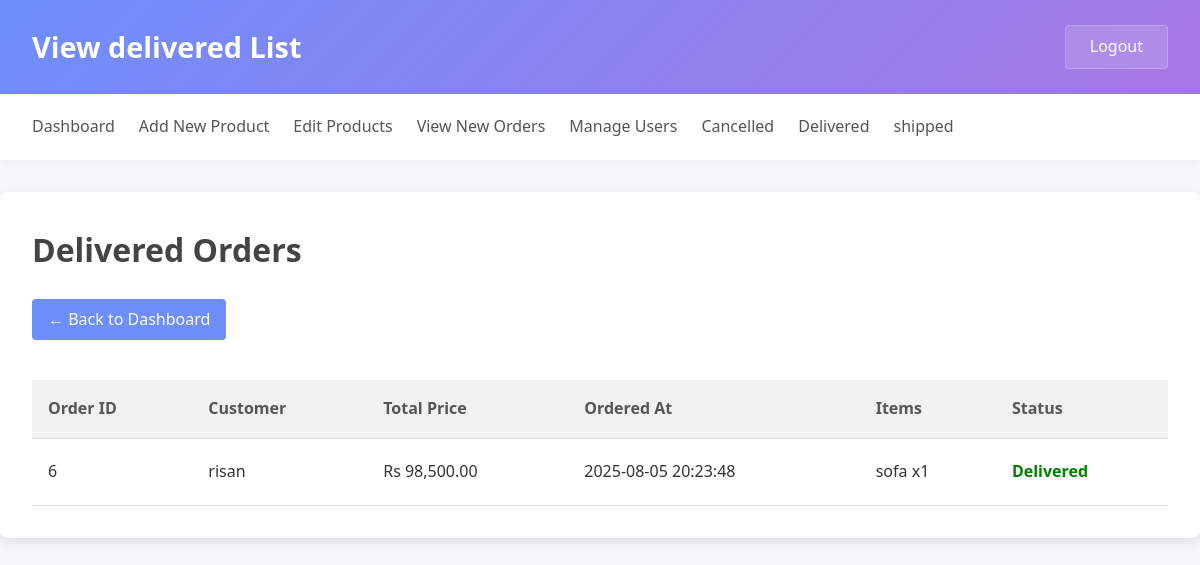
The page /admin/view_delivered.php (signed in) on the database its author committed.
### tables this page shows
CREATE TABLE `orders` (
  `id` int(11) NOT NULL,
  `user_id` int(11) DEFAULT NULL,
  `total_price` decimal(10,2) DEFAULT NULL,
  `order_date` timestamp NOT NULL DEFAULT current_timestamp(),
  `status` varchar(50) NOT NULL DEFAULT 'Pending'
);

CREATE TABLE `users` (
  `id` int(11) NOT NULL,
  `name` varchar(100) DEFAULT NULL,
  `email` varchar(100) DEFAULT NULL,
  `password` varchar(255) DEFAULT NULL,
  `role` enum('user','admin') DEFAULT 'user',
  `created_at` timestamp NOT NULL DEFAULT current_timestamp(),
  `user_type` varchar(20) NOT NULL DEFAULT 'user'
);

CREATE TABLE `order_items` (
  `id` int(11) NOT NULL,
  `order_id` int(11) DEFAULT NULL,
  `product_id` int(11) DEFAULT NULL,
  `quantity` int(11) DEFAULT NULL
);

CREATE TABLE `products` (
  `id` int(11) NOT NULL,
  `name` varchar(100) DEFAULT NULL,
  `description` text DEFAULT NULL,
  `price` decimal(10,2) DEFAULT NULL,
  `image` varchar(255) DEFAULT NULL,
  `category` varchar(50) DEFAULT NULL,
  `created_at` timestamp NOT NULL DEFAULT current_timestamp()
);

### admin/view_delivered.php (the view, shortened to what this page needs)
<?php
include '../includes/config.php';
$order_result = mysqli_query($conn, "
    SELECT orders.*, users.name AS user_name
    FROM orders
    JOIN users ON orders.user_id = users.id
    WHERE orders.status = 'Delivered'
    ORDER BY orders.order_date DESC
");
?>
<!DOCTYPE html>
<html>
<head>
    <link rel="stylesheet" href="./CSS/Navigation.css">
    <link rel="stylesheet" href="./CSS/shipped.css">
</head>
<body>
    <div class="topbar">
        <h1>View delivered List</h1>
        <a class="logout-btn" href="../logout.php">Logout</a>
    </div>
    <?php include "./Navigation/Navigation.php"; ?>
    <main>
        <div class="container">
            <h2>Delivered Orders</h2>
            <a href="dashboard.php" class="back-btn">← Back to Dashboard</a>
            <table>
                <tr>
                    <th>Order ID</th>
                    <th>Customer</th>
                    <th>Total Price</th>
                    <th>Ordered At</th>
                    <th>Items</th>
                    <th>Status</th>
                </tr>
                <?php while ($order = mysqli_fetch_assoc($order_result)) { ?>
                    <tr>
                        <td><?= $order['id']; ?></td>
                        <td><?= htmlspecialchars($order['user_name']); ?></td>
                        <td>Rs <?= number_format($order['total_price'], 2); ?></td>
                        <td><?= $order['order_date']; ?></td>
                        <td>
                            <ul>
                                <?php
                                $items_result = mysqli_query($conn, "
                            SELECT order_items.quantity, products.name AS product_name
                            FROM order_items
                            JOIN products ON order_items.product_id = products.id
                            WHERE order_items.order_id = {$order['id']}
                        ");
                                if ($items_result && mysqli_num_rows($items_result) > 0) {
                                    while ($item = mysqli_fetch_assoc($items_result)) {
                                        echo "<li>" . htmlspecialchars($item['product_name']) . " x" . $item['quantity'] . "</li>";
                                    }
                                } else {
                                    echo "<li>No items found</li>";
                                }
                                ?>
                            </ul>
                        </td>
                        <td><strong style="color: green;">Delivered</strong></td>
                    </tr>
                <?php } ?>
            </table>
        </div>
    </main>
</body>
</html>

### admin/CSS/Navigation.css (style rules this page uses)
* { margin: 0; padding: 0; box-sizing: border-box; font-family: "Segoe UI", Tahoma, Geneva, Verdana, sans-serif; }
body { background-color: #f5f7fa; color: #333; line-height: 1.6; }
.topbar { display: flex; justify-content: space-between; align-items: center; padding: 1.5rem 2rem; background: linear-gradient(135deg, #6e8efb, #a777e3); color: white; box-shadow: 0 4px 12px rgba(0, 0, 0, 0.1); }
.topbar h1 { font-size: 1.8rem; font-weight: 600; }
.logout-btn { padding: 0.5rem 1.5rem; background-color: rgba(255, 255, 255, 0.15); color: white; text-decoration: none; border-radius: 4px; transition: all 0.3s ease; font-weight: 500; border: 1px solid rgba(255, 255, 255, 0.2); }

### admin/CSS/shipped.css (style rules this page uses)
* { margin: 0; padding: 0; box-sizing: border-box; font-family: 'Segoe UI', Tahoma, Geneva, Verdana, sans-serif; }
body { background-color: #f5f7fa; color: #333; line-height: 1.6; }
.container { max-width: 1200px; margin: 2rem auto; padding: 2rem; background-color: white; border-radius: 8px; box-shadow: 0 4px 12px rgba(0, 0, 0, 0.1); }
h2 { font-size: 2rem; margin-bottom: 1.5rem; color: #444; }
.back-btn { display: inline-block; margin-bottom: 1.5rem; padding: 0.5rem 1rem; background-color: #6e8efb; color: white; text-decoration: none; border-radius: 4px; transition: background-color 0.3s ease; }
table { width: 100%; border-collapse: collapse; margin-top: 1rem; }
th, td { padding: 1rem; text-align: left; border-bottom: 1px solid #ddd; }
th { background-color: #f1f1f1; color: #555; font-weight: 600; }
td { background-color: #fff; }
ul { list-style-type: none; padding-left: 0; }
ul li { padding: 0.25rem 0; }

### rows shown on the page
orders: id "6", user.name "risan", total_price "98,500.00", order_date "2025-08-05 20:23:48"
order_items: product.name "sofa", quantity "1"
